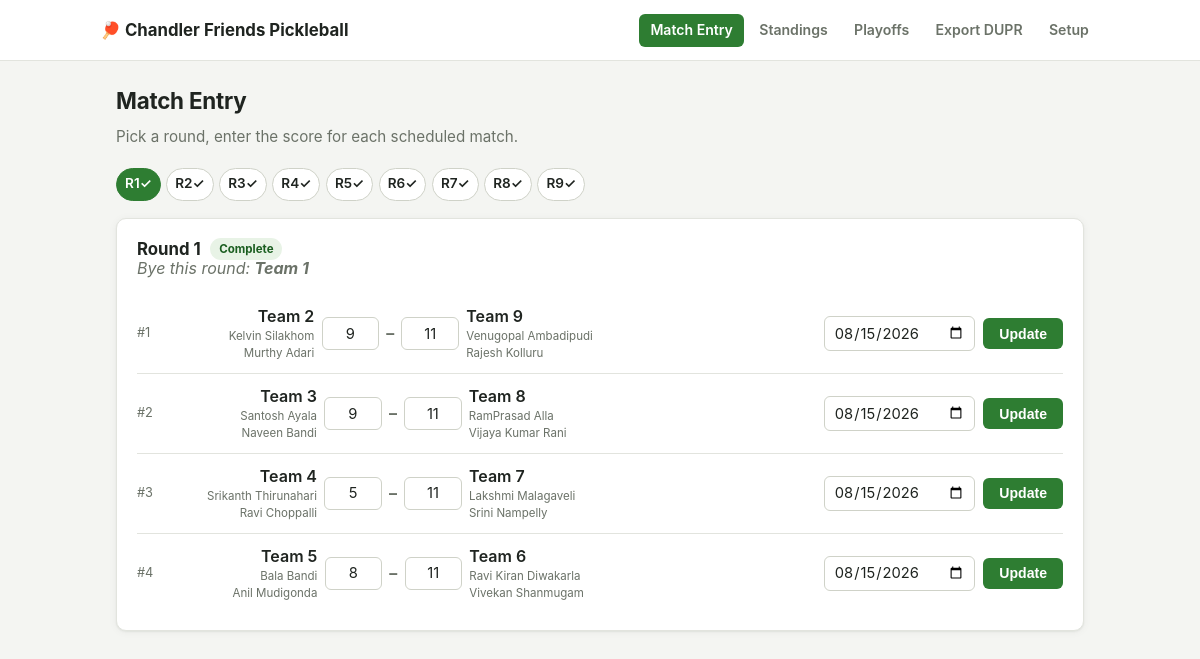
Page /match-entry?round=1 on the committed database.
### tables this page shows
CREATE TABLE teams (
    id INTEGER PRIMARY KEY,           -- 1..9, matches Team# in the original workbook
    name TEXT NOT NULL,
    player1_name TEXT NOT NULL,
    player1_dupr_id TEXT NOT NULL DEFAULT '',
    player1_external_id TEXT NOT NULL DEFAULT '',  -- DUPR "ExternalId" = player's email
    player2_name TEXT NOT NULL,
    player2_dupr_id TEXT NOT NULL DEFAULT '',
    player2_external_id TEXT NOT NULL DEFAULT ''
);

CREATE TABLE round_robin_matches (
    id INTEGER PRIMARY KEY AUTOINCREMENT,
    round INTEGER NOT NULL,           -- 1..9
    match_num INTEGER NOT NULL,       -- 1..4 within the round
    team_a_id INTEGER NOT NULL REFERENCES teams(id),
    team_b_id INTEGER NOT NULL REFERENCES teams(id),
    team_a_score INTEGER,
    team_b_score INTEGER,
    match_date TEXT,
    submitted_at TEXT
);

### app.py (the view)
@app.route("/match-entry")
def match_entry():
    if not db.is_tournament_set_up():
        return redirect(url_for("setup"))
    if "round" in request.args:
        round_num = int(request.args["round"])
    else:
        round_num = next((r for r in range(1, 10) if not db.round_is_complete(r)), 9)
    return render_template("match_entry.html", round_num=round_num, teams=db.get_teams(),
                            **_round_panel_context(round_num))

### app.py (called while the page is built)
def _round_panel_context(round_num):
    matches, bye_team_id = db.get_round_data(round_num)
    return {
        "matches": matches,
        "bye_team_id": bye_team_id,
        "round_complete": db.round_is_complete(round_num),
        "completed_rounds": {r for r in range(1, 10) if db.round_is_complete(r)},
        "message": None,
    }

### db.py (called while the page is built)
def get_db():
    if "db" not in g:
        g.db = sqlite3.connect(DB_PATH)
        g.db.row_factory = sqlite3.Row
        g.db.execute("PRAGMA foreign_keys = ON")
        _ensure_schema(g.db)
    return g.db

def _ensure_schema(conn):
    conn.executescript(SCHEMA_PATH.read_text())
    if conn.execute("SELECT 1 FROM settings WHERE id = 1").fetchone() is None:
        conn.execute("INSERT INTO settings (id) VALUES (1)")
    conn.commit()

def get_teams():
    return {row["id"]: dict(row) for row in get_db().execute("SELECT * FROM teams ORDER BY id")}

def is_tournament_set_up():
    row = get_db().execute("SELECT COUNT(*) AS n FROM teams").fetchone()
    return row["n"] == 9

def get_round_data(round_num):
    db = get_db()
    matches = db.execute(
        "SELECT * FROM round_robin_matches WHERE round = ? ORDER BY match_num", (round_num,)
    ).fetchall()
    bye = db.execute("SELECT team_id FROM byes WHERE round = ?", (round_num,)).fetchone()
    return [dict(m) for m in matches], (bye["team_id"] if bye else None)

def round_is_complete(round_num):
    db = get_db()
    row = db.execute(
        "SELECT COUNT(*) AS n FROM round_robin_matches WHERE round = ? AND (team_a_score IS NULL OR team_b_score IS NULL)",
        (round_num,),
    ).fetchone()
    return row["n"] == 0

### templates/match_entry.html (shortened to what this page needs)
{% extends "base.html" %}
{% block content %}
  <h2>Match Entry</h2>
  <p class="subtitle">Pick a round, enter the score for each scheduled match.</p>
  {% include "_round_panel.html" %}
{% endblock %}

### templates/_round_panel.html (shortened to what this page needs)
<div id="round-panel">
  <div class="round-nav">
    {% for r in range(1, 10) %}
      <a href="{{ url_for('match_entry', round=r) }}"
         class="{{ 'current' if r == round_num }} {{ 'done' if r in completed_rounds }}">R{{ r }}</a>
    {% endfor %}
  </div>
  <div class="card">
    <div class="section-heading">
      <h3 style="margin:0">Round {{ round_num }}</h3>
      {% if round_complete %}<span class="badge">Complete</span>{% endif %}
    </div>
    {% if bye_team_id %}
      <p class="bye-note">Bye this round: <strong>{{ teams[bye_team_id].name }}</strong></p>
    {% endif %}
    {% for m in matches %}
    <form class="match-row" hx-post="{{ url_for('submit_rr', match_id=m.id) }}" hx-target="#round-panel" hx-swap="outerHTML">
      <span class="match-num">#{{ m.match_num }}</span>
      <div class="scoreboard">
        <div class="team-block team-a">
          <span class="team-name">{{ teams[m.team_a_id].name }}</span>
          <span class="players">{{ teams[m.team_a_id].player1_name }}</span>
          <span class="players">{{ teams[m.team_a_id].player2_name }}</span>
        </div>
        <input type="number" name="g1_a" class="score-input" value="{{ m.team_a_score if m.team_a_score is not none else '' }}" min="0" required>
        <span class="score-vs">–</span>
        <input type="number" name="g1_b" class="score-input" value="{{ m.team_b_score if m.team_b_score is not none else '' }}" min="0" required>
        <div class="team-block team-b">
          <span class="team-name">{{ teams[m.team_b_id].name }}</span>
          <span class="players">{{ teams[m.team_b_id].player1_name }}</span>
          <span class="players">{{ teams[m.team_b_id].player2_name }}</span>
        </div>
      </div>
      <div class="match-actions">
        <input type="date" name="match_date" value="{{ m.match_date or DEFAULT_RR_DATE }}">
        <button type="submit">{{ 'Update' if m.team_a_score is not none else 'Submit' }}</button>
      </div>
    </form>
    {% endfor %}
  </div>
</div>

### static/style.css (style rules this page uses)
:root { --bg: #f4f5f2; --surface: #ffffff; --surface-2: #fafaf8; --border: #e2e4de; --border-strong: #cfd2c8; --text: #1f2420; --text-muted: #6b7268; --accent: #2e7d32; --accent-strong: #1b5e20; --accent-soft: #e8f3e6; --accent-contrast: #ffffff; --warn-bg: #fdecea; --warn-text: #a32a1f; --gold: #b7860b; --radius: 10px; --radius-sm: 6px; --shadow: 0 1px 2px rgba(20, 30, 20, 0.06), 0 1px 8px rgba(20, 30, 20, 0.05); --shadow-hover: 0 2px 4px rgba(20, 30, 20, 0.08), 0 4px 16px rgba(20, 30, 20, 0.08); --font: -apple-system, BlinkMacSystemFont, "Segoe UI", Inter, Roboto, sans-serif; }
* { box-sizing: border-box; }
html, body { background: var(--bg); }
body { font-family: var(--font); color: var(--text); margin: 0; line-height: 1.45; -webkit-font-smoothing: antialiased; }
h2 { color: var(--text); font-size: 1.4rem; margin: 0 0 1rem; letter-spacing: -0.01em; }
h3 { color: var(--text); font-size: 1.05rem; margin: 1.75rem 0 0.6rem; }
h3:first-child { margin-top: 0; }
.subtitle { color: var(--text-muted); margin: -0.5rem 0 1.25rem; font-size: 0.95rem; }
.card { background: var(--surface); border: 1px solid var(--border); border-radius: var(--radius); box-shadow: var(--shadow); padding: 1.1rem 1.25rem; margin-bottom: 1.25rem; }
.round-nav { display: flex; flex-wrap: wrap; gap: 0.35rem; margin-bottom: 1.1rem; }
.round-nav a { display: inline-flex; align-items: center; justify-content: center; min-width: 2.4rem; padding: 0.35rem 0.5rem; border: 1px solid var(--border-strong); border-radius: 999px; text-decoration: none; color: var(--text); background: var(--surface); font-weight: 600; font-size: 0.85rem; transition: all 0.15s; }
.round-nav a.current { background: var(--accent); color: var(--accent-contrast); border-color: var(--accent); }
.round-nav a.done::after { content: " \2713"; }
.section-heading { display: flex; align-items: center; gap: 0.6rem; flex-wrap: wrap; }
.badge { display: inline-block; font-size: 0.72rem; font-weight: 700; padding: 0.15rem 0.55rem; border-radius: 999px; background: var(--accent-soft); color: var(--accent-strong); }
.bye-note { color: var(--text-muted); font-style: italic; margin: -0.3rem 0 0.9rem; }
input[type=text], input[type=number], input[type=date] { padding: 0.4rem 0.55rem; border: 1px solid var(--border-strong); border-radius: var(--radius-sm); background: var(--surface); color: var(--text); font-size: 0.92rem; font-family: inherit; }
input[type=number] { appearance: textfield; -moz-appearance: textfield; }
.score-input { width: 3.6rem; text-align: center; }
button { background: var(--accent); color: var(--accent-contrast); border: none; padding: 0.45rem 1rem; border-radius: var(--radius-sm); cursor: pointer; font-weight: 700; font-size: 0.88rem; transition: background 0.15s, transform 0.05s; }
.match-row { display: flex; align-items: center; gap: 0.75rem; flex-wrap: wrap; padding: 0.7rem 0; border-bottom: 1px solid var(--border); }
.match-row:last-child { border-bottom: none; }
.match-num { color: var(--text-muted); font-size: 0.8rem; flex: 0 0 auto; }
.scoreboard { display: flex; align-items: center; justify-content: flex-start; gap: 0.45rem; flex: 1 1 320px; }
.team-block { display: flex; flex-direction: column; width: 9.5rem; flex: 0 0 9.5rem; }
.team-block .team-name { font-weight: 600; white-space: normal; overflow-wrap: break-word; }
.team-block .players { font-size: 0.72rem; color: var(--text-muted); white-space: normal; overflow-wrap: break-word; }
.team-block.team-a { align-items: flex-end; text-align: right; }
.team-block.team-b { align-items: flex-start; text-align: left; }
.score-vs { color: var(--text-muted); font-weight: 700; }
.match-actions { display: flex; align-items: center; gap: 0.5rem; flex: 0 0 auto; }

### rows in the picture
teams: name "Team 1"
round_robin_matches: match_num "1", team_a.name "Team 2", g1_a "9", g1_b "11", team_b.name "Team 9", match_date "08/15/2026", team_a_score "Update"
teams: player1_name "Kelvin Silakhom", player2_name "Murthy Adari"
teams: player1_name "Venugopal Ambadipudi", player2_name "Rajesh Kolluru"
round_robin_matches: match_num "2", team_a.name "Team 3", g1_a "9", g1_b "11", team_b.name "Team 8", match_date "08/15/2026", team_a_score "Update"
teams: player1_name "Santosh Ayala", player2_name "Naveen Bandi"
teams: player1_name "RamPrasad Alla", player2_name "Vijaya Kumar Rani"
round_robin_matches: match_num "3", team_a.name "Team 4", g1_a "5", g1_b "11", team_b.name "Team 7", match_date "08/15/2026", team_a_score "Update"
teams: player1_name "Srikanth Thirunahari", player2_name "Ravi Choppalli"
teams: player1_name "Lakshmi Malagaveli", player2_name "Srini Nampelly"
round_robin_matches: match_num "4", team_a.name "Team 5", g1_a "8", g1_b "11", team_b.name "Team 6", match_date "08/15/2026", team_a_score "Update"
teams: player1_name "Bala Bandi", player2_name "Anil Mudigonda"
teams: player1_name "Ravi Kiran Diwakarla", player2_name "Vivekan Shanmugam"

### other values in the picture
{{ r }} "1" "2" "3" "4" "5" "6" "7" "8" "9"
{{ round_num }} "1"
